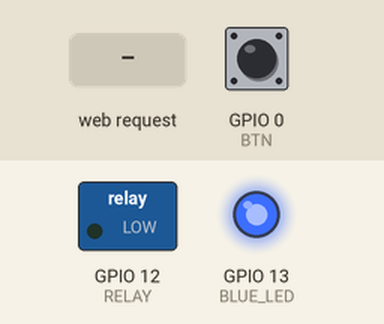
This sketch was run on a simulated ESP8266 (NodeMCU). On the bench: switched loads named in the sketch (green lamp = pin HIGH), output pins drawn as LEDs (lit = HIGH). The inputs (shaded band) are chosen by the test bench; at power-on: GPIO 0 (BTN) HIGH. WiFi joins after 1.5 s; servers stay silent unless stated.

Above: at 2.7 s.
2.8 s: HTTP request GET /pin1/on received
At 3.6 s:
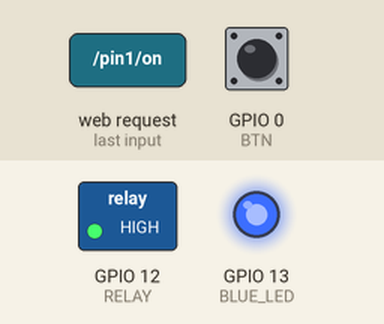
4.3 s: HTTP request GET /pin1/off received
At 4.8 s:
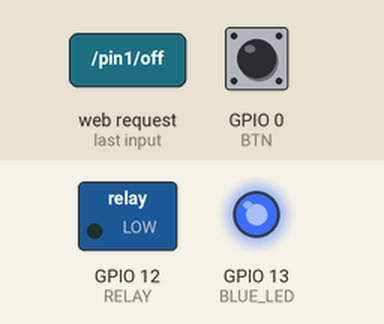
Timing chart, 0 to 7.3 s (numbered marks = the images above; inputs shaded):
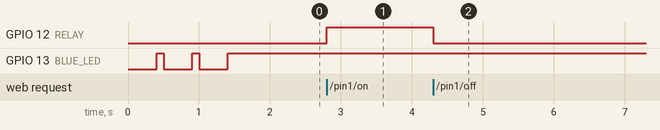

Measured:
- after the input at 2.8 s, GPIO 12 (RELAY): LOW → HIGH at once
- after the input at 4.3 s, GPIO 12 (RELAY): HIGH → LOW at once

The sketch:

customSonoff.ino
```cpp
#include <ESP8266WiFi.h>
#include "secrets.h"
#include "pinDefines.h"
#define DEBUG false

//ota
#include <ESP8266mDNS.h>
#include <WiFiUdp.h>
#include <ArduinoOTA.h>

void ICACHE_RAM_ATTR handleBtn();

byte relayState = 0;
// Variable to store the HTTP request
String header;

void enableInterrupts(){
  attachInterrupt(digitalPinToInterrupt(BTN), handleBtn, FALLING);
}

void disableInterrupts(){
  detachInterrupt(digitalPinToInterrupt(BTN) );
}

void handleBtn(){
  disableInterrupts();
  delay(10);

  while(!digitalRead(BTN)) // wait until the btn released
    delay(2);

  relayState = digitalRead(RELAY);
  relayState = !relayState; // toggle current state
  digitalWrite(RELAY, relayState);

  enableInterrupts();
}

void setup() {
  pinMode(BLUE_LED, OUTPUT);
  pinMode(RELAY, OUTPUT);
  pinMode(BTN, INPUT_PULLUP);
  digitalWrite(BLUE_LED, HIGH);
  digitalWrite(RELAY, relayState);
  enableInterrupts();

  if (DEBUG)
    Serial.begin(9600);
  // Connect to Wi-Fi network with SSID and password
  WiFi.disconnect();
  WiFi.begin(ssid, password);
  WiFi.hostname(deviceName);
  WiFi.mode(WIFI_STA); //WiFi mode station (connect to wifi router only
  while (WiFi.status() != WL_CONNECTED) {
    digitalWrite(BLUE_LED, LOW);
    delay(400);
    digitalWrite(BLUE_LED, HIGH);
    delay(100);
  }
  WiFi.config(staticIP, subnet, gateway, dns);
  server.begin();

  /////////////////////////////OTA////////////////////////////
  ArduinoOTA.onStart([]() {
    String type;
    if (ArduinoOTA.getCommand() == U_FLASH) {
      type = "sketch";
    } else { // U_FS
      type = "filesystem";
    }

    // NOTE: if updating FS this would be the place to unmount FS using FS.end()
    //Serial.println("Start updating " + type);
  });
  ArduinoOTA.onEnd([]() {
    //Serial.println("\nEnd");
  });
  ArduinoOTA.onProgress([](unsigned int progress, unsigned int total) {
    //Serial.printf("Progress: %u%%\r", (progress / (total / 100)));
  });
  ArduinoOTA.onError([](ota_error_t error) {
    //Serial.printf("Error[%u]: ", error);
    if (error == OTA_AUTH_ERROR) {
      //Serial.println("Auth Failed");
      ;
    } else if (error == OTA_BEGIN_ERROR) {
      //Serial.println("Begin Failed");
      ;
    } else if (error == OTA_CONNECT_ERROR) {
      //Serial.println("Connect Failed");
      ;
    } else if (error == OTA_RECEIVE_ERROR) {
      //Serial.println("Receive Failed");
      ;
    } else if (error == OTA_END_ERROR) {
      //Serial.println("End Failed");
      ;
    }
  });
  ArduinoOTA.begin();
  ///////////////////////////////////////////////////////////

}

void loop() {
  WiFiClient client = server.available();   // Listen for incoming clients

  if (client) {                             // If a new client connects,
    if (DEBUG)
      Serial.println("New Client.");          // print a message out in the serial port
    String currentLine = "";                // make a String to hold incoming data from the client
    while (client.connected()) {            // loop while the client's connected
      if (client.available()) {             // if there's bytes to read from the client,
        char c = client.read();             // read a byte, then
        if (DEBUG)
          Serial.write(c);                    // print it out the serial monitor
        header += c;
        if (c == '\n') {                    // if the byte is a newline character
          // if the current line is blank, you got two newline characters in a row.
          // that's the end of the client HTTP request, so send a response:
          if (currentLine.length() == 0) {
            // HTTP headers always start with a response code (e.g. HTTP/1.1 200 OK)
            // and a content-type so the client knows what's coming, then a blank line:
            client.println("HTTP/1.1 200 OK");
            client.println("Content-type:text/html");
            client.println("Connection: close");
            client.println();

            bool isChanged = true;

            // turns the GPIOs on and off
            if (header.indexOf("GET /pin1/on") >= 0){
              relayState = 1;
            }
            else if (header.indexOf("GET /pin1/off") >= 0){
              relayState = 0;
            }
            else{
              isChanged = false;
            }

            if(digitalRead(RELAY) != relayState){
              digitalWrite(RELAY, relayState);
           }

            // Display the HTML web page
            client.println("<!DOCTYPE html>");
            client.println("<html><head>");
            client.println("<meta http-equiv='content-type' content='text/html; charset=UTF-8'><meta charset='utf-8' name='viewport' content='width=device-width, initial-scale=1'>");
            client.println("<style>html, body { font-family: Helvetica; display: block; margin: 0px auto; text-align: center; background-color: rgb(37, 37, 38);}");
            client.println(".button { background-color: #209e48; border: none; color: white; padding: 12px 24px;");
            client.println("text-decoration: none; font-size: 20px; margin: 2px; cursor: pointer;}");
            client.println(".button2 {background-color: #c20a0a; padding: 12px 28px;}");
            client.println(".textbox {width: 150px; border: 1px solid #333; padding: 16px 20px; background-image: linear-gradient(180deg, #fff, #ddd 40%, #ccc);}");
            client.println(".mytext {font-size: 16px; font-weight:bold; font-family:Arial ; text-align: center; color: black;}");
            client.println("#container {width: 100%; height: 100%; margin-left: 0px; margin-top: 20px; padding: 0px; display: -webkit-flex; -webkit-justify-content: center; display: flex; justify-content: center;} ");
            client.println("</style></head>");
            client.println("<body>");
            client.println("    <h1 style='color:white;'>Living room floor lamp</h1>");
            client.println("        <div id='container'>");
            client.println("            <p></p>");
            client.println();

            // If the relay1State is off, it displays the ON button
            if (relayState) {
              client.println("            <div class='textbox mytext'>Floor lamp is on</div> ");
              client.println("            <a href='/pin1/off'><button class='button'>TURN OFF</button></a> <p></p>");
            } else {
              client.println("            <div class='textbox mytext'>Floor lamp is off</div> ");
              client.println("            <a href='/pin1/on'><button class='button button2'>TURN ON</button></a> <p></p>");
            }
            client.println("</div>");

            if (isChanged){
              client.println("<meta http-equiv='refresh' content='0; URL=/'>"); // Return to root page to avoid accidental refresh toggles
            }

            client.println("</body></html>");

            // The HTTP response ends with another blank line
            client.println();
            // Break out of the while loop
            break;
          } else { // if you got a newline, then clear currentLine
            currentLine = "";
          }
        } else if (c != '\r') {  // if you got anything else but a carriage return character,
          currentLine += c;      // add it to the end of the currentLine
        }
      }
    }
    // Clear the header variable
    header = "";
    // Close the connection
    client.stop();
  }


  ArduinoOTA.handle();
}
```

pinDefines.h
```cpp
#ifndef _pinDefines_h_
#define _pinDefines_h_
#define BTN 0
#define RELAY 12
#define BLUE_LED 13
#endif
```

secrets.h
```cpp
#ifndef _secrets_h_
#define _secrets_h_
/*############################################################################ Classified information ############################################################################*/
//
// Replace with your network credentials
const char* ssid = "yourRouter"; // Input your wifi network name
const char* password = "yourPasswd"; // Input your wifi password
//
/*############################################################################ Classified information ############################################################################*/
const char* deviceName = "mySonoff";
WiFiServer server(80);// Set web server port number to 80
IPAddress staticIP(192, 168, 1, 55); //ESP static ip, change according to your desire
IPAddress gateway(192, 168, 1, 1);   //IP Address of your WiFi Router (Gateway)
IPAddress subnet(255, 255, 255, 0);  //Subnet mask
IPAddress dns(8, 8, 8, 8);  //DNS
#endif
```
